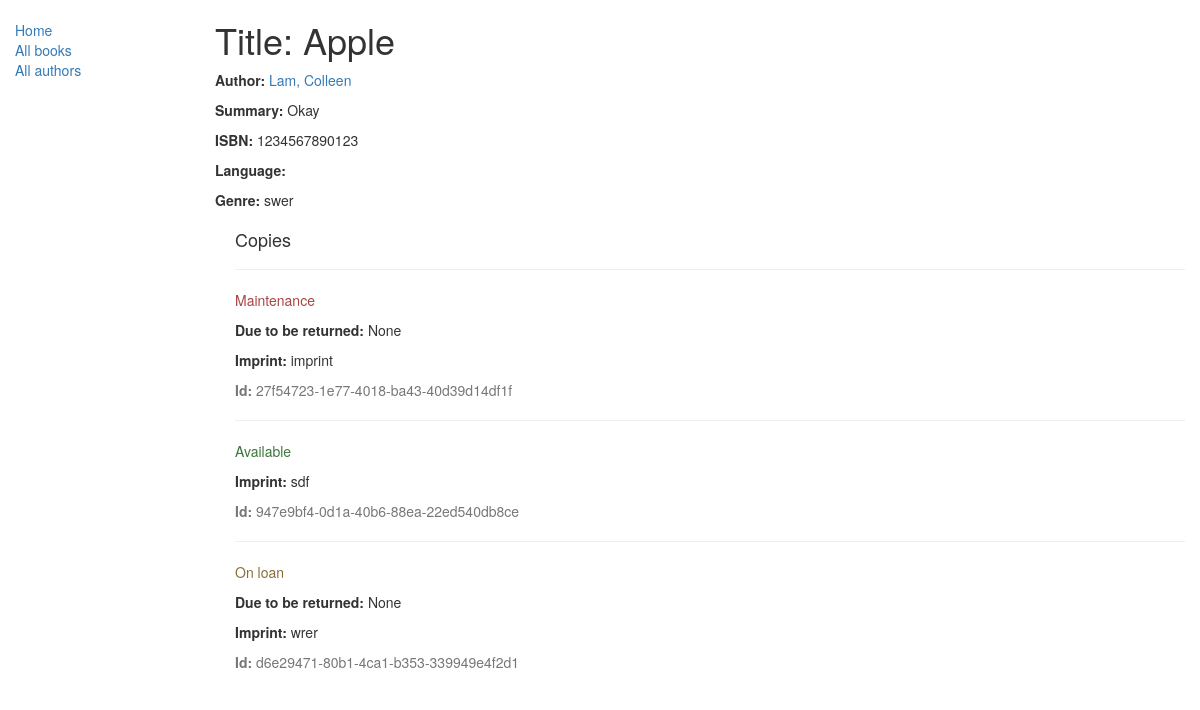
/catalog/book/1, run on the app's committed database.
### catalog/models.py (models this page shows, shortened)
class Book(models.Model):
    title = models.CharField(max_length=200)
    author = models.ForeignKey('Author', on_delete=models.SET_NULL, null=True)
    summary = models.TextField(max_length=1000, help_text="Enter a brief description of the book")
    isbn = models.CharField('ISBN',max_length=13, help_text='13 Character <a href="https://www.isbn-international.org/content/what-isbn">ISBN number</a>')
    genre = models.ManyToManyField(Genre, help_text="Select a genre for this book")

class Author(models.Model):
    first_name = models.CharField(max_length=100)
    last_name = models.CharField(max_length=100)
    date_of_birth = models.DateField(null=True, blank=True)
    date_of_death = models.DateField('Died', null=True, blank=True)
    class Meta:
        ordering = ["last_name","first_name"]
    def __str__(self):
        return '{0}, {1}'.format(self.last_name,self.first_name)

class Genre(models.Model):
    name = models.CharField(max_length=200, help_text="Enter a book genre (e.g. Science Fiction, French Poetry etc.)")
    def __str__(self):
        return self.name

class BookInstance(models.Model):
    id = models.UUIDField(primary_key=True, default=uuid.uuid4, help_text="Unique ID for this particular book across whole library")
    book = models.ForeignKey('Book', on_delete=models.SET_NULL, null=True)
    imprint = models.CharField(max_length=200)
    due_back = models.DateField(null=True, blank=True)
    LOAN_STATUS = (
        ('m', 'Maintenance'),
        ('o', 'On loan'),
        ('a', 'Available'),
        ('r', 'Reserved'),
    )
    status = models.CharField(max_length=1, choices=LOAN_STATUS, blank=True, default='m', help_text='Book availability')
    class Meta:
        ordering = ["due_back"]

### catalog/views.py (the view)
# urls.py: path('book/<int:pk>', views.BookDetailView.as_view(), name='book-detail'),
class BookDetailView(generic.DetailView):
    model = Book

### catalog/templates/catalog/book_detail.html
{% extends "base_generic.html" %}
{% block content %}
  <h1>Title: {{ book.title }}</h1>
  <p><strong>Author:</strong> <a href="">{{ book.author }}</a></p>
  <p><strong>Summary:</strong> {{ book.summary }}</p>
  <p><strong>ISBN:</strong> {{ book.isbn }}</p>
  <p><strong>Language:</strong> {{ book.language }}</p>
  <p><strong>Genre:</strong> {% for genre in book.genre.all %} {{ genre }}{% if not forloop.last %}, {% endif %}{% endfor %}</p>
  <div style="margin-left:20px;margin-top:20px">
    <h4>Copies</h4>
    {% for copy in book.bookinstance_set.all %}
    <hr>
    <p class="{% if copy.status == 'a' %}text-success{% elif copy.status == 'm' %}text-danger{% else %}text-warning{% endif %}">{{ copy.get_status_display }}</p>
    {% if copy.status != 'a' %}<p><strong>Due to be returned:</strong> {{copy.due_back}}</p>{% endif %}
    <p><strong>Imprint:</strong> {{copy.imprint}}</p>
    <p class="text-muted"><strong>Id:</strong> {{copy.id}}</p>
    {% endfor %}
  </div>
{% endblock %}

### catalog/templates/base_generic.html (shortened to what this page needs)
<!DOCTYPE html>
<html lang="en">
<head>
  <link rel="stylesheet" href="https://maxcdn.bootstrapcdn.com/bootstrap/3.3.7/css/bootstrap.min.css">
  {% load static %}
  <link rel="stylesheet" href="{% static 'css/styles.css' %}">
</head>
<body>
  <div class="container-fluid">
    <div class="row">
      <div class="col-sm-2">
      {% block sidebar %}
      <ul class="sidebar-nav">
          <li><a href="{% url 'index' %}">Home</a></li>
		  <li><a href="{% url 'books' %}">All books</a></li>
          <li><a href="">All authors</a></li>
      </ul>
     {% endblock %}
      </div>
      <div class="col-sm-10 ">
      {% block content %}{% endblock %}
      </div>
    </div>
  </div>
</body>
</html>

### catalog/static/css/styles.css (style rules this page uses)
.sidebar-nav { margin-top: 20px; padding: 0; list-style: none; }

### data on the page
Book: title "Apple", author "Lam, Colleen", summary "Okay", isbn "1234567890123"
Genre: name "swer"
BookInstance: status "Maintenance", due_back "None", imprint "imprint", id "27f54723-1e77-4018-ba43-40d39d14df1f"
BookInstance: status "Available", imprint "sdf", id "947e9bf4-0d1a-40b6-88ea-22ed540db8ce"
BookInstance: status "On loan", due_back "None", imprint "wrer", id "d6e29471-80b1-4ca1-b353-339949e4f2d1"
